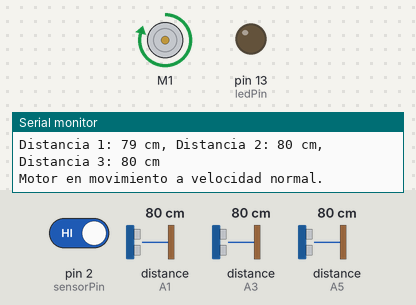
Recording of a sketch running on a simulated Arduino Uno, built with avr-gcc and run on an emulated ATmega328P. On the bench: DC motor (green arrow = forward, orange = backward, longer = faster), output pins drawn as LEDs (lit = HIGH), the last lines printed to the serial monitor. Wiring (inferred from the names in the program): 3 × ultrasonic range finder: trigger A0, echo A1 / trigger A2, echo A3 / trigger A4, echo A5. Inputs (shaded band) come from the test bench; at power-on: distance to the obstacle (sensors on A1, A5, A3) 80 cm, pin 2 (sensorPin) HIGH. The echo pulse lasts 58.3 µs per cm; pins used as bus, display or sensor lines are not drawn.

Above: at 1.9 s.
2.0 s: distance to the obstacle (sensor on A1) set to 32 cm
3.6 s: distance to the obstacle (sensor on A1) set to 26 cm
At 5.6 s:
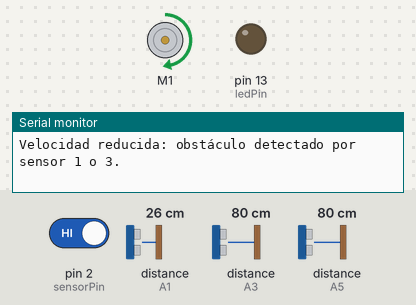
6.1 s: distance to the obstacle (sensor on A5) set to 33 cm
8.1 s: distance to the obstacle (sensor on A5) set to 27 cm
At 8.4 s:
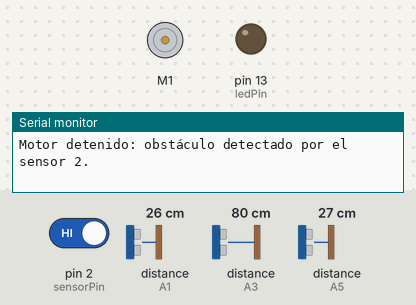
Timing chart, 0 to 11.1 s (numbered marks = the images above; inputs shaded):
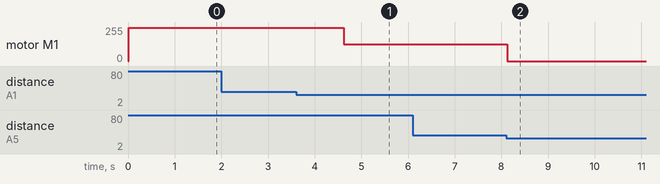

The sketch:

sketch_aug9c.sensores3ymotordetector.ino
```cpp
#include <AFMotor.h>
AF_DCMotor motor1(1);

const int trigPin1 = A0;
const int echoPin1 = A1;
const int trigPin2 = A2;
const int echoPin2 = A3;
const int trigPin3 = A4;
const int echoPin3 = A5;

#define MAX_DISTANCE 200
#define OBSTACLE_DISTANCE 30
#define NORMAL_SPEED 250
#define SLOW_SPEED 125

const int sensorPin = 2; // Pin donde está conectado el sensor CNY70
const int ledPin = 13;   // Pin para indicar que el auto debe estacionarse

int contador = 0;         // Contador de líneas detectadas
bool lineaDetectada = false; // Estado de detección de línea

void setup() {
  pinMode(sensorPin, INPUT); // Configura el pin del sensor como entrada
    pinMode(ledPin, OUTPUT);    // Configura el pin del LED como salida
    Serial.begin(9600);         // Inicializa la comunicación serial

motor1.setSpeed(NORMAL_SPEED); // Establece la velocidad inicial del motor
  motor1.run(RELEASE); // Asegúrate de que el motor esté liberado inicialmente

  Serial.begin(9600);


  pinMode(trigPin1, OUTPUT);
  pinMode(echoPin1, INPUT);
  pinMode(trigPin2, OUTPUT);
  pinMode(echoPin2, INPUT);
  pinMode(trigPin3, OUTPUT);
  pinMode(echoPin3, INPUT);
}

long getDistance(int trigPin, int echoPin) {
  // Enviar pulso de trigger
  digitalWrite(trigPin, LOW);
  delayMicroseconds(2);
  digitalWrite(trigPin, HIGH);
  delayMicroseconds(10);
  digitalWrite(trigPin, LOW);

  // Leer pulso de echo
  long duration = pulseIn(echoPin, HIGH);

  // Calcular distancia en centímetros
  long distance = (duration / 2) / 29.1;
  return distance;
}

void loop() {

  long distance1 = getDistance(trigPin1, echoPin1);
  long distance2 = getDistance(trigPin2, echoPin2);
  long distance3 = getDistance(trigPin3, echoPin3);

  Serial.print("Distancia 1: ");
  Serial.print(distance1);
  Serial.print(" cm, Distancia 2: ");
  Serial.print(distance2);
  Serial.print(" cm, Distancia 3: ");
  Serial.print(distance3);
  Serial.println(" cm");

  if (distance3 < OBSTACLE_DISTANCE) {
    // Detener el motor completamente
    motor1.setSpeed(0);
    motor1.run(RELEASE);
    Serial.println("Motor detenido: obstáculo detectado por el sensor 2.");
  } else if (distance1 < OBSTACLE_DISTANCE || distance2 < OBSTACLE_DISTANCE) {
    // Disminuir la velocidad del motor
    motor1.setSpeed(SLOW_SPEED);
    motor1.run(FORWARD); // O cualquier dirección, adelante
    Serial.println("Velocidad reducida: obstáculo detectado por sensor 1 o 3.");
  } else {
    // Mantener la velocidad normal
    motor1.setSpeed(NORMAL_SPEED);
    motor1.run(FORWARD); // O cualquier dirección, adelante
    Serial.println("Motor en movimiento a velocidad normal.");
  }

  delay(1000); // Esperar un momento antes de la siguiente lectura

  int sensorValue = digitalRead(sensorPin);

    // Si el sensor detecta la línea (asumiendo que LOW indica detección)
    if (sensorValue == LOW && !lineaDetectada) {
        lineaDetectada = true; // Se ha detectado una línea
        contador++; // Incrementa el contador
        Serial.print("Línea detectada. Contador: ");
        Serial.println(contador);

        // Si se han detectado 4 líneas
        if (contador >= 4) {
            Serial.println("Se han detectado 4 líneas. El auto se estacionará.");
            digitalWrite(ledPin, HIGH); // Enciende el LED para indicar estacionamiento
            // Aquí puedes agregar el código para que el auto se estacione
            // Por ejemplo, detener el motor o activar un sistema de estacionamiento
        }
    }

    // Si no se detecta la línea, restablece el estado
    if (sensorValue == HIGH) {
        lineaDetectada = false; // Resetea la detección
    }

    delay(100); // Pequeña pausa para evitar lecturas erráticas
}
```

Measured:
- the behaviour switches between 30 and 29 cm on distance to the obstacle (sensor on A1) (found by bisection; images 0 and 1)
- the behaviour switches between 30 and 29 cm on distance to the obstacle (sensor on A5) (found by bisection; images 1 and 2)
- after the input at 3.6 s, motor M1: forward 250/255 → forward 125/255 after 1.0 s
- after the input at 8.1 s, motor M1: forward 125/255 → stopped at once
